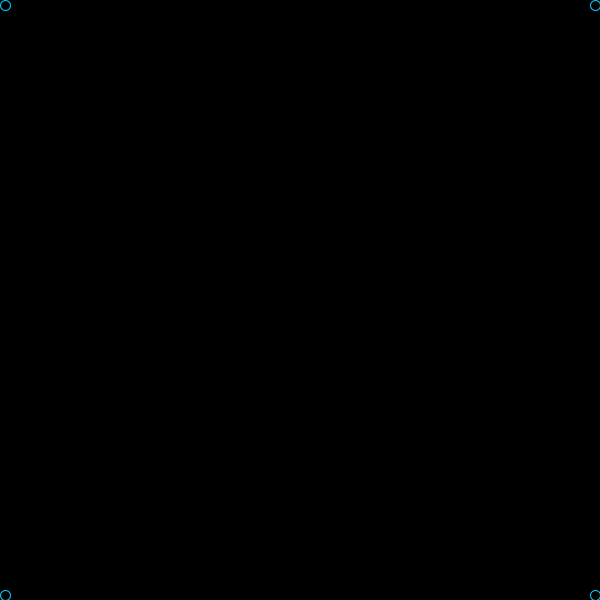
Frame 1 (no input)
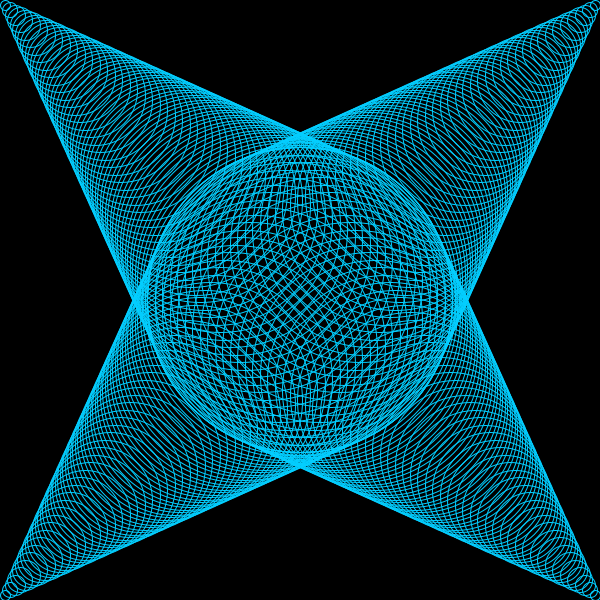
Frame 60 (the mouse pressed at the canvas centre just before this capture)
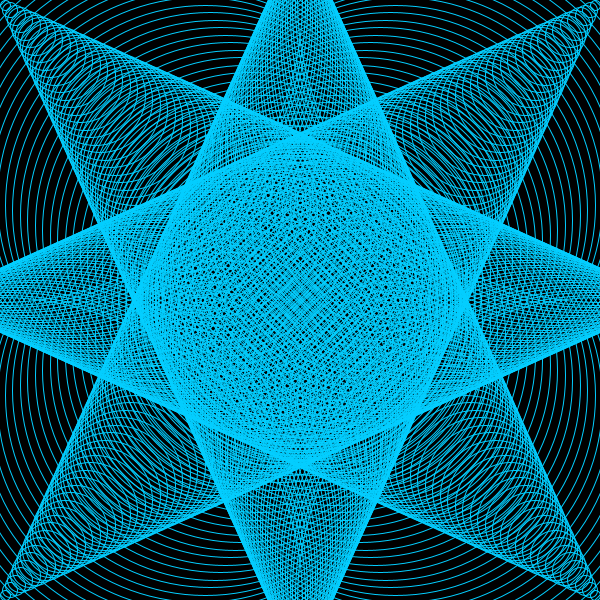
Frame 120 (the mouse held since frame 60 and released just before this capture)

The Processing sketch that drew these frames (run headless with seeded random() and noise(); from frame 60 on, the mouse is pressed at the canvas centre):

// Processing sketch: processing_79847
// ── processing_79847.pde

int x1=0;
int y1=0;
int x2=5;
int y2=5;
int x3=600;
int y3=600;
int x4=5;
int y4=5;
int a=0;
int b=600;
int c=5;
int d=5;
int a2=600;
int b2=0;
int c2=5;
int d2=5;
void setup(){
  size(600,600);
  noFill();
  frameRate(18);
  background(#000000);
  stroke(#03CEFF);
 }
void draw(){
  x1=x1+5;
  y1=y1+5;
  x2=x2+5;
  y2=y2+5;
  x3=x3-5;
  y3=y3-5;
  x4=x4+5;
  y4=y4+5;
  a=a+5;
  b=b-5;
  c=c+5;
  d=d+5;
  a2=a2-5;
  b2=b2+5;
  c2=c2+5;
  d2=d2+5;
  ellipse(x1,y1,x2,y2);
  ellipse(x3,y3,x4,y4);
  ellipse(a,b,c,d);
  ellipse(a2,b2,c2,d2);
  
}
  
  
 
